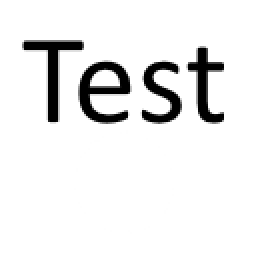
#> input picture test-images/0-rgb.png, 128 x 128 px (shown 2 times larger)
$ python bw_to_rgba.py test-images/0-rgb.png test-images/1-rgb.png out.png
#> lines starting #> are read from the running program, lines starting #| are printed output that depends on the picture; after the words box and inside, x2 and y2 are one past the last pixel; in counts of white or black regions, pixels touching at a corner belong together
 ###
##
##  Copyright cmdlp
##
##  LICENSE: You are allowed to include this code in your product, but you need to refer to this repository.
##
##  Convert two images with black and white background to RGBA image.
##
 ###


from PIL import Image


def bw_to_rgba(black_img : Image.Image, white_img : Image.Image) -> Image.Image:

    black_img = black_img.convert("RGB")
    white_img = white_img.convert("RGB")

    result_img = Image.new("RGBA", black_img.size)

    black  = black_img.load()
    white  = white_img.load()
    result = result_img.load()

    range_y = range(black_img.height)
    range_x = range(black_img.width)

    for y in range_y:
        for x in range_x:
            black_pix = black[x, y]
            white_pix = white[x, y]

            a = 255 - sum(map(lambda b, w: w-b, black_pix, white_pix)) / 3

            if a <= 0:
                a = 0
                r = 0
                g = 0
                b = 0
            else:
                r = black_pix[0] / a * 255
                g = black_pix[1] / a * 255
                b = black_pix[2] / a * 255

            result[x, y] = tuple(map(int, (r, g, b, a)))

    return result_img


if __name__ == "__main__":
    from sys import argv

    if len(argv) == 1:
        num = "1"
        argv += ["test-images/"+num+"-black.png", "test-images/"+num+"-white.png", "test-images/"+num+"-rgba.png"]
    elif len(argv) != 4:
        print(
            "USAGE: bw_to_rgba.py <black-image> <white-image> <output-image>\n"
            "\n"
            "It converts two images with black and white background to an rgba-image"
        )

        exit(1)

    black_file_name  = argv[1]
    white_file_name  = argv[2]
    output_file_name = argv[3]

    black_img  = Image.open(black_file_name)
#> black_img is the input picture: PIL image 128x128 RGBA; mean R, G, B, A 40.9, 40.9, 40.9, 48.8
    white_img  = Image.open(white_file_name)
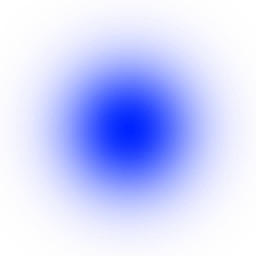
#> input picture test-images/1-rgb.png, 128 x 128 px (shown 2 times larger)
#> white_img is the input picture: PIL image 128x128 RGBA; mean R, G, B, A 0, 24.3, 241.9, 50.4

    result_img = bw_to_rgba(black_img, white_img)
#> in bw_to_rgba, `black_img = black_img.convert("RGB")`:
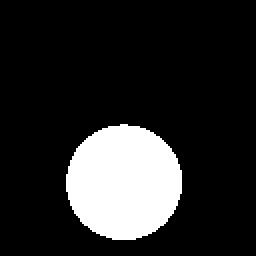
#> black_img: PIL image 128x128 RGB (shown 2 times larger); 16% white; 1 white region, box (x1, y1, x2, y2) and area: (33, 62, 91, 120) 2628
#> in bw_to_rgba, `white_img = white_img.convert("RGB")`:
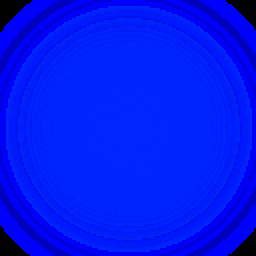
#> white_img: PIL image 128x128 RGB (shown 2 times larger); mean R, G, B 0, 24.3, 241.9
#> in bw_to_rgba, `result_img = Image.new("RGBA", black_img.size)`: result_img: PIL image 128x128 RGBA; every value is 0
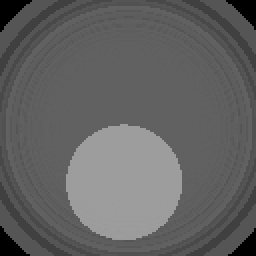
#> result_img: PIL image 128x128 RGBA (shown 2 times larger); mean R, G, B, A 25.1, 25.1, 25.1, 181.5; transparent parts drawn white

    result_img.save(output_file_name)
